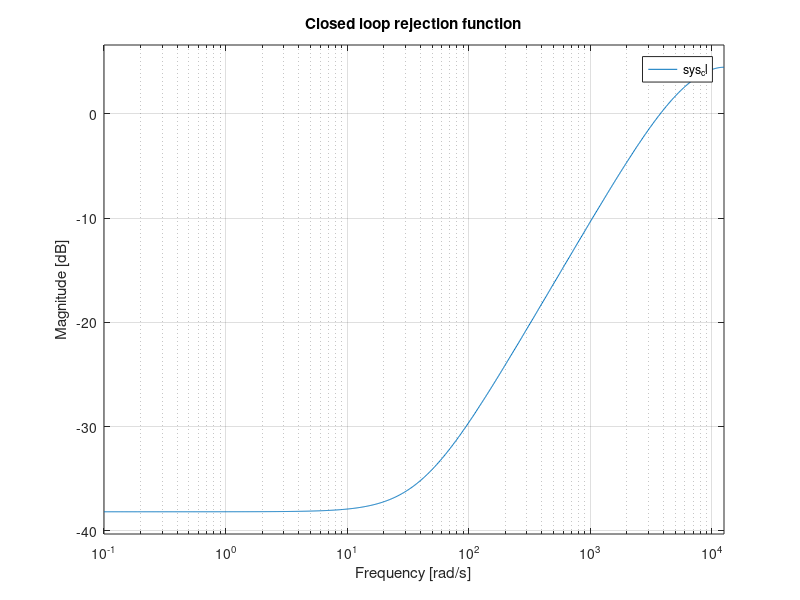
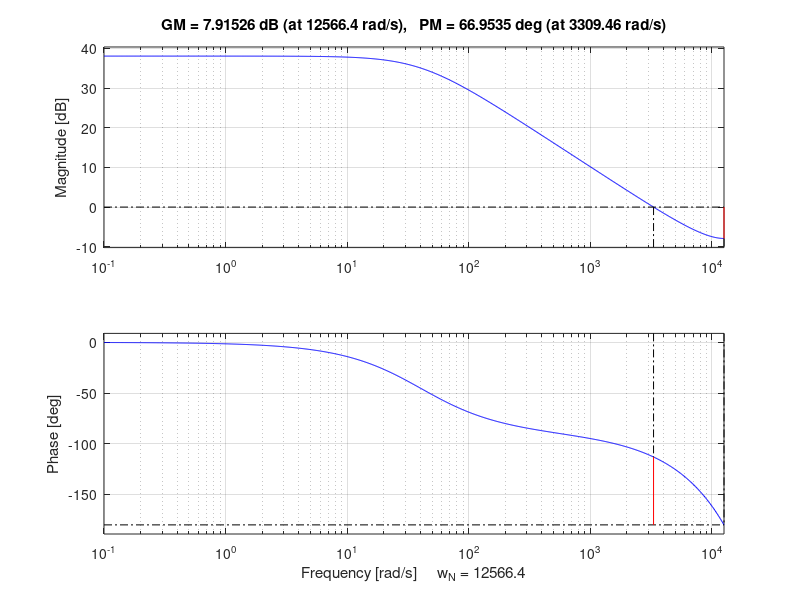

These charts were generated, in order, by the following MATLAB code: (Note: this script raises an error after producing the figures.)

fs = 4000; % sampling frequency
gain = 0.8; % integrator gain
RTC_delai = 1; % number of RTC delay frames 
leak = 0.01;
K = tf([gain,0],[1,-1+leak],1/fs); % integrator transfer function

dummy = zeros(1,1+RTC_delai);
dummy(1) = 1;
RTC = tf([1],dummy,1/fs); % RTC transfer function

WFS = tf([1,1],[2,0],1/fs); % WFS transfer function


% sys_ol = WFS*RTC*K; % open loop transfer function
sys_ol = RTC*K; % open loop transfer function
sys_cl = feedback(1,sys_ol); % closed loop transfer function

disp(['Eigenvalues closed-loop : ',...
    num2str(max(abs(eig(sys_cl)))), ' (stable if < 1)'])  

figure()
bodemag(sys_cl)
title('Closed loop rejection function')
grid on

% Open loop bode with margins
figure()
margin(sys_ol)


figure()
h = pzplot(sys_cl);
title('Closed loop zeros and poles')
% grid on

figure()
nyquist(sys_ol)
title('Open loop Nyquist')

figure()
step(sys_cl)
